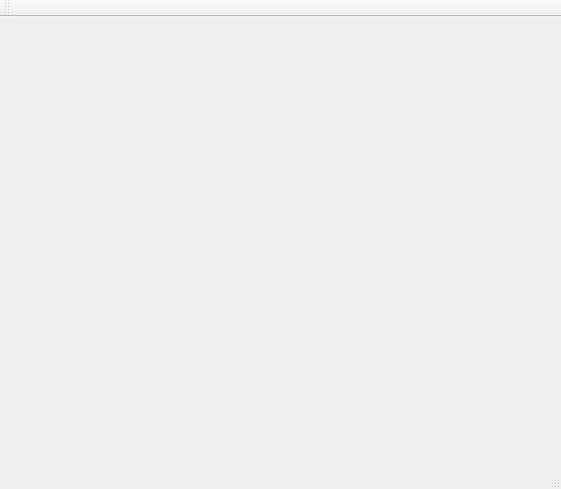
<?xml version="1.0" encoding="UTF-8"?>
<ui version="4.0">
 <class>MainWindow</class>
 <widget class="QMainWindow" name="MainWindow">
  <property name="geometry">
   <rect>
    <x>0</x>
    <y>0</y>
    <width>561</width>
    <height>489</height>
   </rect>
  </property>
  <property name="windowTitle">
   <string>MainWindow</string>
  </property>
  <widget class="QWidget" name="centralWidget"/>
  <widget class="QMenuBar" name="menuBar">
   <property name="geometry">
    <rect>
     <x>0</x>
     <y>0</y>
     <width>561</width>
     <height>17</height>
    </rect>
   </property>
  </widget>
  <widget class="QToolBar" name="mainToolBar">
   <attribute name="toolBarArea">
    <enum>TopToolBarArea</enum>
   </attribute>
   <attribute name="toolBarBreak">
    <bool>false</bool>
   </attribute>
  </widget>
  <widget class="QStatusBar" name="statusBar"/>
 </widget>
 <layoutdefault spacing="6" margin="11"/>
 <resources/>
 <connections/>
</ui>
